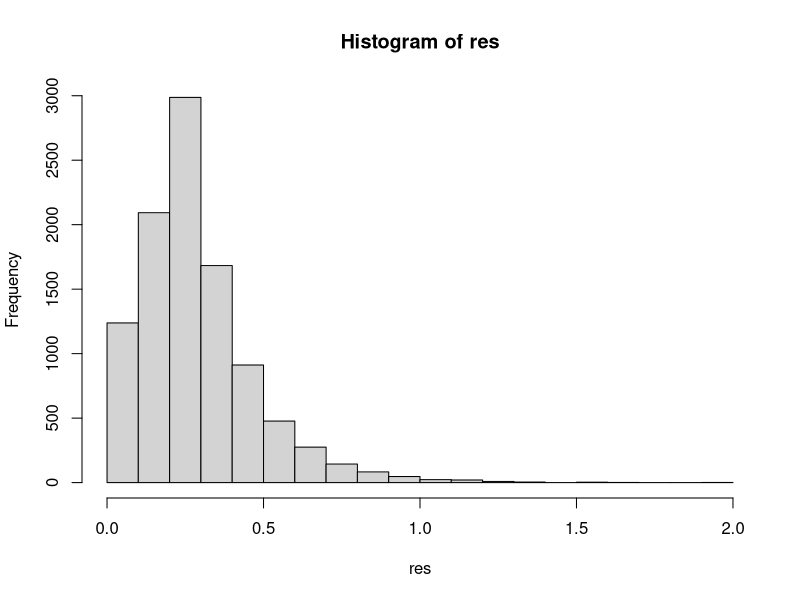
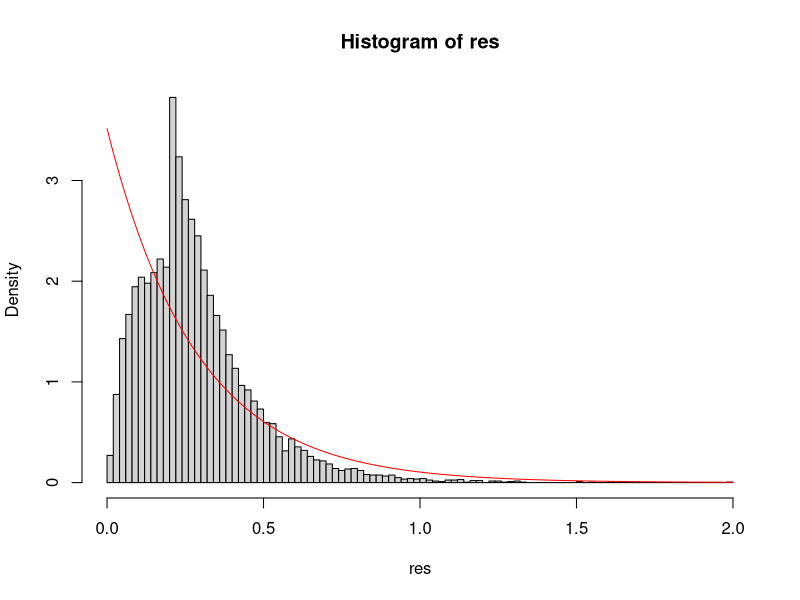
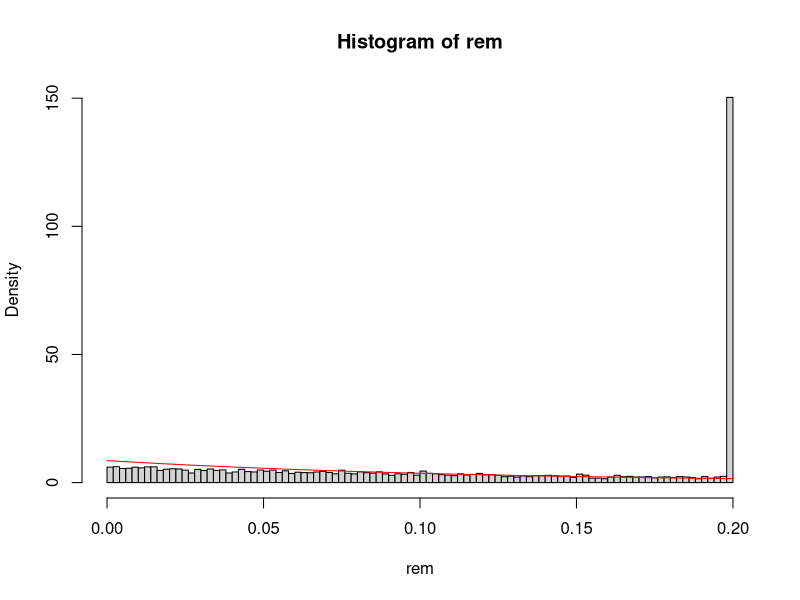
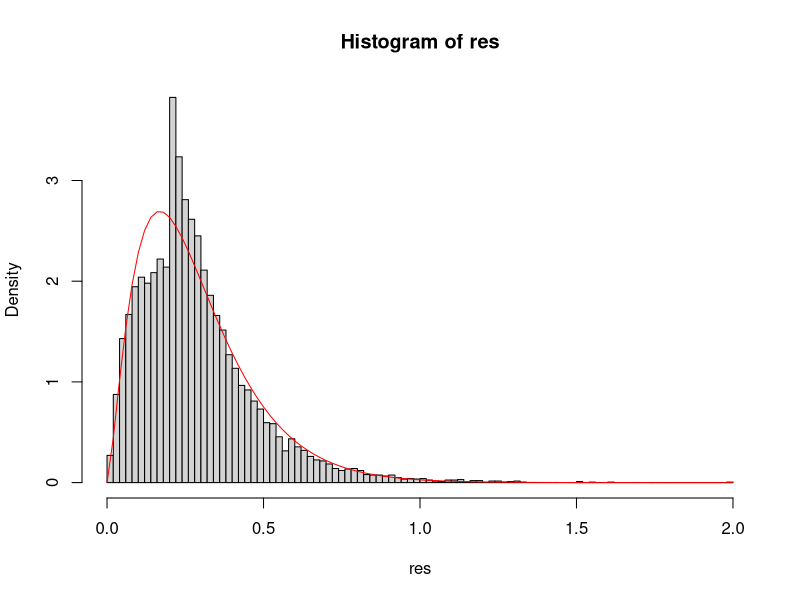

These charts were generated, in order, by the following R code:
## ---- chunk 1
knitr::opts_chunk$set(echo = TRUE)
library(plyr)
require(vcd)
require(MASS)
require(nloptr)
## ---- chunk 2
GammaNLL <- function(pars, data){
  alpha <- pars[[1]]
  theta <- pars[[2]]
  return (-sum(dgamma(data, shape = alpha, rate = theta, log = TRUE)))
}
## ---- chunk 3
M = 0.2
n_it = 10000
chains = vector(mode = 'list', length = n_it)
res = vector(mode = 'numeric', length = n_it)
rem = vector(mode = 'numeric', length = n_it)
rate = 6
for(i in 1:n_it){
  sum = 0 
  v = NULL
  j=0
  while(sum < M){
    j=j+1
    re = rexp(1,rate = rate)
    Rem = M-sum
    sum = sum + re
    v[j] = re
  }
  chains[[i]] = v
  res[i] = re
  rem[i] = Rem
}
count(as.numeric(summary(chains)[,1]))
hist(res)
fit1 <- fitdistr(res, "exponential")
fit1
ks.test(res, "pexp", fit1$estimate)
hist(res, freq = FALSE, breaks = 100)#, xlim = c(0, quantile(sss1, 0.99)))
curve(dexp(x, rate = fit1$estimate), col = "red", add = TRUE)
fit1 <- fitdistr(rem, "exponential")
fit1
ks.test(rem, "pexp", fit1$estimate)
hist(rem, freq = FALSE, breaks = 100)#, xlim = c(0, quantile(sss1, 0.99)))
curve(dexp(x, rate = fit1$estimate), col = "red", add = TRUE)
Fit <- nloptr(x0 = c(2,2), eval_f = GammaNLL, lb = c(0,0), data = res,
              opts = list(algorithm = "NLOPT_LN_SBPLX", maxeval = 1e5))
Fit
Fit$solution
hist(res, freq = FALSE, breaks = 100)#, xlim = c(0, quantile(sss1, 0.99)))
curve(dgamma(x, shape= Fit$solution[1],rate = Fit$solution[2]), col = "red", add = TRUE)
